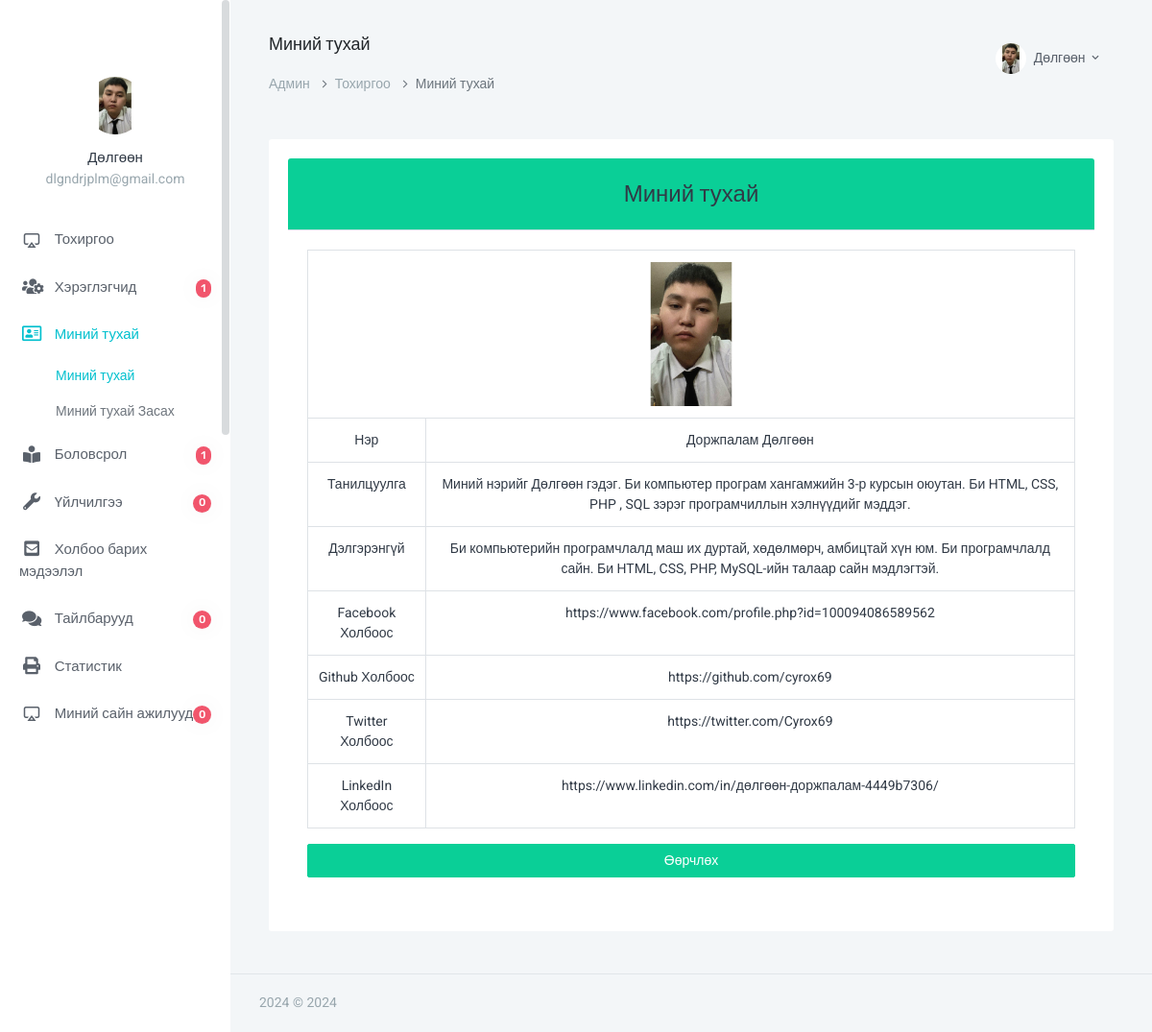
Screenshot of /admin/about_me_main.php (signed in) with the database file from the repository.
### tables this page shows
CREATE TABLE `users` (
  `id` int(3) NOT NULL,
  `fname` varchar(100) NOT NULL,
  `email` varchar(100) NOT NULL,
  `password` varchar(255) NOT NULL,
  `status` int(1) NOT NULL DEFAULT 1,
  `photo` varchar(100) NOT NULL DEFAULT 'default.png'
);

CREATE TABLE `about_me` (
  `id` int(2) NOT NULL,
  `name` varchar(100) NOT NULL,
  `intro` varchar(300) NOT NULL,
  `details` text NOT NULL,
  `fb_link` varchar(100) NOT NULL,
  `twitter_link` varchar(100) NOT NULL,
  `linkedin_link` varchar(100) NOT NULL,
  `github_link` varchar(100) NOT NULL,
  `photo` varchar(120) NOT NULL
);

### admin/about_me_main.php (the view, shortened to what this page needs)
<?php
$title="Миний тухай";
require_once "header.php";
require_once "db.php";
$about_me = $dbcon->query("SELECT * FROM about_me");
$result = $about_me -> fetch_assoc();
?>
<div class="card text-dark mb-3">
	<div class="card-header bg-success text-center"><h3>Миний тухай</h3></div>
	<div class="card-body">
			<table class="table table-bordered text-center">
				<tr>
					<td colspan="2"><img  src="image/profile/<?=$result['photo']?>" style="width: 150px;" ></td>
				</tr>
				<tr>
					<td>Нэр</td>
					<td><?=$result['name']?></td>
				</tr>
				<tr>
					<td>Танилцуулга</td>
					<td><?=$result['intro']?></td>
				</tr>
				<tr>
					<td>Дэлгэрэнгүй</td>
					<td><?=$result['details']?></td>
				</tr>
				<tr>
				<td>Facebook Холбоос</td>
				<td><?=$result['fb_link']?></td>
				</tr>
				<tr>
					<td>Github Холбоос</td>
					<td><?=$result['github_link']?></td>
				</tr>
				<tr>
					<td>Twitter Холбоос</td>
					<td><?=$result['twitter_link']?></td>
				</tr>
				<tr>
					<td>LinkedIn Холбоос</td>
					<td><?=$result['linkedin_link']?></td>
				</tr>
			</table>
			<a class="btn btn-block btn-success" href="about_me.php">Өөрчлөх</a>
	</div>
</div>
<?php
    require_once "footer.php";
?>

### admin/header.php (shortened to what this page needs)
<?php require_once "db.php"; ?>
<!doctype html>
<html lang="mn">
<head>
        <link rel="stylesheet" href="https://cdnjs.cloudflare.com/ajax/libs/twitter-bootstrap/4.1.3/css/bootstrap.css">
        <link rel="stylesheet" href="https://cdn.datatables.net/1.10.20/css/dataTables.bootstrap4.min.css">
        <link href="assets/css/bootstrap.min.css" rel="stylesheet" type="text/css" />
        <link href="assets/css/icons.css" rel="stylesheet" type="text/css" />
        <link rel="stylesheet" href="../front_end_assets/css/fontawesome-all.min.css">
        <link href="assets/css/metismenu.min.css" rel="stylesheet" type="text/css" />
        <link href="assets/css/style.css" rel="stylesheet" type="text/css" />
    </head>
    <body>
        <div id="wrapper">
            <div class="left side-menu">
                <div class="slimscroll-menu" id="remove-scroll">
                    <div class="user-box">
                        <div class="user-img">
                <?php
                    $email_for_photo = $_SESSION['user_email'];
                    $query_for_photo = $dbcon->query( "SELECT photo FROM users WHERE email='$email_for_photo'");
                    $photo_from_db   = $query_for_photo -> fetch_assoc();
                 ?>
                            <img src="image/users/<?=$photo_from_db['photo']?>" alt="user-img" title="Мат Хэлм" class="rounded-circle img-fluid">
                        </div>
                        <h5><a href="#"><?= $_SESSION['user_name']?></a> </h5>
                        <p class="text-muted"><?=$_SESSION['user_email']?></p>
                    </div>
                    <div id="sidebar-menu">
                        <ul class="metismenu" id="side-menu">
                            <li>
                                <a href="index.php">
                                    <i class="fi-air-play"></i> <span> Тохиргоо </span>
                                </a>
                            </li>
                            <li>
                                <a href="users.php"><i class="fas fa-users-cog"></i>
                                    <span class="badge badge-danger badge-pill float-right">
                                        <?php
                                        $result = $dbcon->query("SELECT COUNT(*) AS total_users FROM users");
                                        $row = $result->fetch_assoc();
                                        echo $row['total_users'];
                                        ?>
                                    </span>
                                    <span> Хэрэглэгчид </span>
                                </a>
                            </li>
                            <li>
                                <a href="javascript: void(0);"><i class="far fa-address-card"></i>  <span> Миний тухай </span></a>
                                <ul class="nav-second-level" aria-expanded="false">
                                    <li><a href="about_me_main.php">Миний тухай</a></li>
                                    <li><a href="about_me.php">Миний тухай Засах</a></li>
                                </ul>
                            </li>
                            <li>
                                <a href="javascript: void(0);"><i class="fas fa-book-reader"></i>
                                    <span class="badge badge-danger badge-pill float-right">
                                        <?php
                                        $education_result = $dbcon->query("SELECT COUNT(*) AS total_field FROM education_informations");
                                        $education_row = $education_result->fetch_assoc();
                                        echo $education_row['total_field'];
                                        ?>
                                    </span>
                                <span> Боловсрол </span></a>
                            </li>
                            <li>
                                <a href="javascript: void(0);"><i class="fas fa-wrench"></i>
                                    <span class="badge badge-danger badge-pill float-right">
                                        <?php
                                        $services_result = $dbcon->query("SELECT COUNT(*) AS total_field FROM services");
                                        $services_row = $services_result->fetch_assoc();
                                        echo $services_row['total_field'];
                                        ?>
                                    </span>
                                    <span> Үйлчилгээ </span></a>
                            </li>
                            <li>
                                <a href="javascript: void(0);"><i class="fas fa-envelope-square"></i> <span> Холбоо барих мэдээлэл</span></a>
                            </li>
                            <li>
                                <a href="javascript: void(0);"><i class="fas fa-comments"></i>
                                    <span class="badge badge-danger badge-pill float-right">
                                        <?php
                                        $testimonial_result = $dbcon->query("SELECT COUNT(*) AS total_field FROM testimonials");
                                        $testimonial_row = $testimonial_result->fetch_assoc();
                                        echo $testimonial_row['total_field'];
                                        ?>
                                    </span>
                                    <span> Тайлбарууд</span></a>
                            </li>
                            <li>
                                <a href="javascript: void(0);"><i class="fas fa-print"></i><span> Статистик</span></a>
                            </li>
                            <li>
                                <a href="javascript: void(0);"><i class="fi-air-play"></i>
                                    <span class="badge badge-danger badge-pill float-right">
                                        <?php
                                        $best_works_result = $dbcon->query("SELECT COUNT(*) AS total_field FROM my_best_works");
                                        $best_works_row = $best_works_result->fetch_assoc();
                                        echo $best_works_row['total_field'];
                                        ?>
                                    </span>
                                    <span> Миний сайн ажилууд</span></a>
                            </li>
                            <li>
                                <a href="all_guest_message.php">
                                </a>
                            </li>
                        </ul>
                    </div>
                </div>
            </div>
            <div class="content-page">
                <div class="topbar">
                    <nav class="navbar-custom">
                        <ul class="list-unstyled topbar-right-menu float-right mb-0">
                            <li class="dropdown notification-list">
                                <a class="nav-link dropdown-toggle nav-user" data-toggle="dropdown" href="#" role="button"
                                   aria-haspopup="false" aria-expanded="false">
                                    <img src="image/users/<?=$photo_from_db['photo']?>" alt="user" class="rounded-circle"> <span class="ml-1"><?=$_SESSION['user_name']?> <i class="mdi mdi-chevron-down"></i> </span>
                                </a>
                            </li>
                        </ul>
                        <ul class="list-inline menu-left mb-0">
                            <li>
                                <h4 class="page-title-main"><?=$title?></h4>
                                <ol class="breadcrumb">
                                    <li class="breadcrumb-item"><a href="../index.php">Админ</a></li>
                                    <li class="breadcrumb-item"><a href="index.php">Тохиргоо</a></li>
                                    <li class="breadcrumb-item active"><?=$title?></li>
                                </ol>
                            </li>
                        </ul>
                    </nav>
                </div>
                <div class="content">
                    <div class="container-fluid">
                        <div class="row">
                            <div class="col-12">
                                <div class="card-box">

### rows the page displays
users: photo (picture)
about_me: photo (picture), name "Доржпалам Дөлгөөн", intro "Миний нэрийг Дөлгөөн гэдэг. Би компьютер програм хангамжийн 3-р курсын оюутан. Би HTML, CSS, PHP , SQL зэрэг програмчиллын хэлнүүдийг мэддэг.", details "Би компьютерийн програмчлалд маш их дуртай, хөдөлмөрч, амбицтай хүн юм. Би програмчлалд сайн. Би HTML, CSS, PHP, MySQL-ийн талаар сайн мэдлэгтэй.", fb_link "https://www.facebook.com/profile.php?id=100094086589562", github_link "https://github.com/cyrox69", twitter_link "https://twitter.com/Cyrox69", linkedin_link "https://www.linkedin.com/in/дөлгөөн-доржпалам-4449b7306/"

### other values shown
$_SESSION['user_name'] "Дөлгөөн"
$_SESSION['user_email'] "dlgndrjplm@gmail.com"
$row['total_users'] "1"
$education_row['total_field'] "1"
$services_row['total_field'] "0"
$testimonial_row['total_field'] "0"
$best_works_row['total_field'] "0"
$title "Миний тухай"
